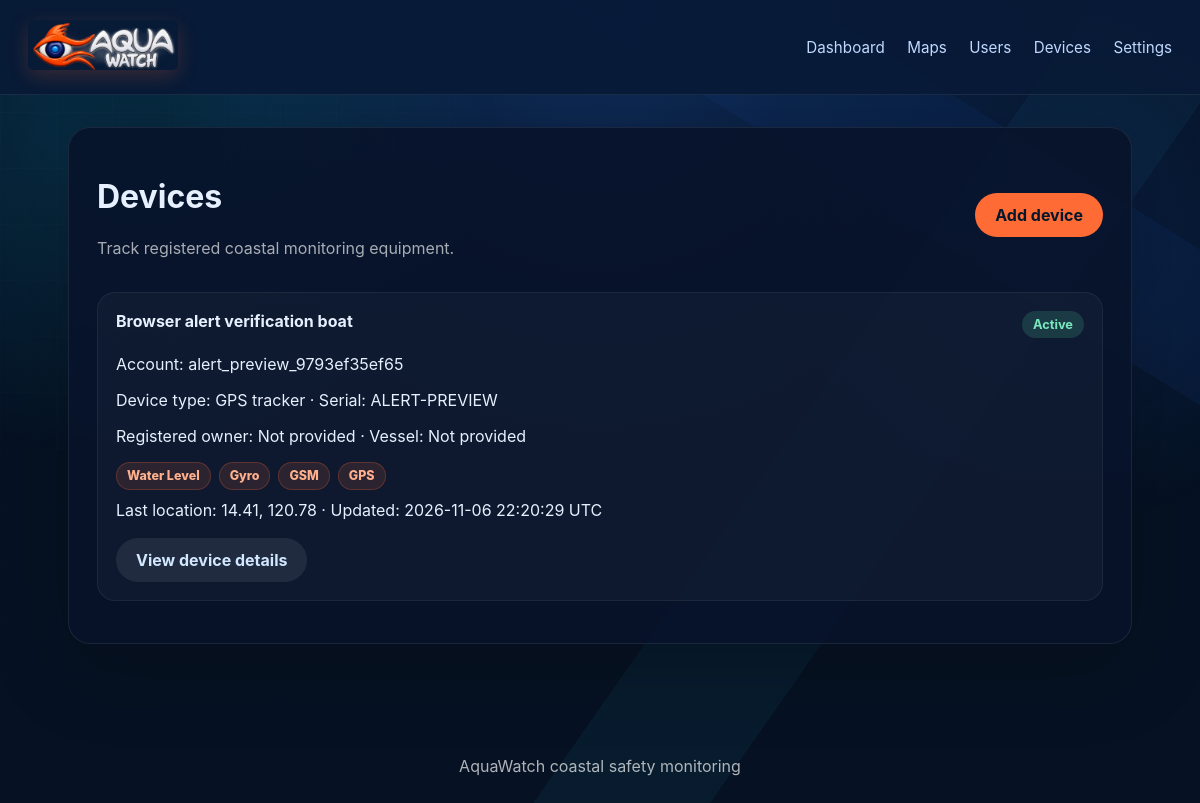
Before: /devices/ (signed in) with the older database file.
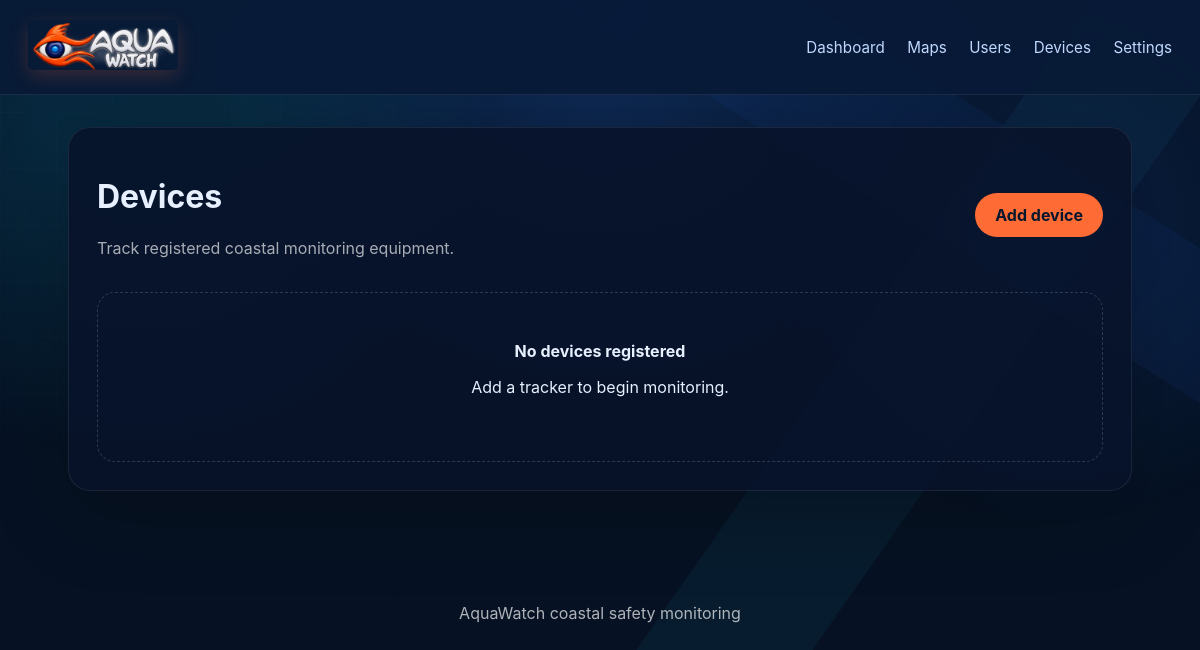
After: the same page with the newer database file.
### aquawatch_app/models.py (models this page shows, shortened)
class Device(models.Model):
    user = models.ForeignKey(User, on_delete=models.CASCADE)
    mobile_id = models.CharField(max_length=128, null=True, blank=True)
    last_status_at = models.DateTimeField(null=True, blank=True)
    name = models.CharField(max_length=128)
    device_type = models.CharField(max_length=128, default='GPS tracker')
    water_level = models.BooleanField(default=True)
    gyro = models.BooleanField(default=True)
    gsm = models.BooleanField(default=True)
    gps = models.BooleanField(default=True)
    serial = models.CharField(max_length=128)
    imei = models.CharField(max_length=128, blank=True)
    sim = models.CharField(max_length=64, blank=True)
    owner = models.CharField(max_length=128, blank=True)
    driver = models.CharField(max_length=128, blank=True)
    vessel = models.CharField(max_length=128, blank=True)
    registration = models.CharField(max_length=128, blank=True)
    contact = models.CharField(max_length=128, blank=True)
    status = models.CharField(max_length=64, default='Active')
    last_location = models.CharField(max_length=128, blank=True)
    last_updated = models.CharField(max_length=64, blank=True)
    photo = models.FileField(upload_to='devices/', blank=True)
    class Meta:
        constraints = [models.UniqueConstraint(fields=['user', 'mobile_id'], name='device_user_mobile_id')]
    @property
    def capability_labels(self):
        capabilities = [
            (self.water_level, 'Water Level'),
            (self.gyro, 'Gyro'),
            (self.gsm, 'GSM'),
            (self.gps, 'GPS'),
        ]
        return [label for enabled, label in capabilities if enabled]

### aquawatch_app/views.py (the view)
# urls.py: path('devices/', views.devices, name='devices'),
@login_required
@live_page
def devices(request):
    user = request.user
    items = (Device.objects.all() if user.is_staff or user.is_superuser else Device.objects.filter(user=user)).select_related('user').order_by('-id')
    return render(request, 'aquawatch_app/devices.html', {'devices': items})

### aquawatch_app/alert_services.py (called while the page is built)
def active_alerts(user=None):
    items=Alert.objects.all() if user is None else Alert.objects.filter(user=user)
    from django.db.models import Exists,OuterRef,Value,CharField
    from django.db.models.functions import Cast,Concat
    dismissed=AlertDismissal.objects.filter(user_id=OuterRef('user_id')).filter(
        Q(alert_key=OuterRef('source_id')) | Q(alert_key=Concat(Value('web-'),Cast(OuterRef('pk'),output_field=CharField()))))
    return items.annotate(is_dismissed=Exists(dismissed)).filter(is_dismissed=False)

### aquawatch_app/context_processors.py (called while the page is built)
def aquawatch_preferences(request):
    if not request.user.is_authenticated:
        return {'aqua_profile': None, 'aqua_language': 'English', 'aqua_dark_mode': True}
    try:
        profile = request.user.userprofile
    except (AttributeError, UserProfile.DoesNotExist):
        profile = None
    return {
        'aqua_live_revision': getattr(request,'aqua_live_revision',None),
        'aqua_profile': profile,
        'aqua_language': profile.language if profile else 'English',
        'aqua_dark_mode': profile.dark_mode if profile else True,
    }

### aquawatch_app/live_updates.py (called while the page is built)
def live_page(view):
    @wraps(view)
    def wrapper(request,*args,**kwargs):
        request.aqua_live_revision=shared_revision(request.user)
        return view(request,*args,**kwargs)
    return wrapper

### aquawatch_app/templates/aquawatch_app/devices.html
{% extends 'aquawatch_app/base.html' %}
{% block content %}
<div class="page-card">
    <div class="page-header-row"><div><h1>Devices</h1><p class="muted">Track registered coastal monitoring equipment.</p></div><a class="button" href="{% url 'add_device' %}">Add device</a></div>
    {% if devices %}<ul class="item-list">{% for device in devices %}<li>
        <div class="item-heading"><strong>{{ device.name }}</strong><span class="status-pill">{{ device.status }}</span></div>
        <p>Account: {{ device.user.get_full_name|default:device.user.username }}{% if device.user.email %} ({{ device.user.email }}){% endif %}</p>
        <div>Device type: {{ device.device_type }} &middot; Serial: {{ device.serial }}</div>
        <p>Registered owner: {{ device.owner|default:'Not provided' }} &middot; Vessel: {{ device.vessel|default:'Not provided' }}</p>
        <div class="capability-list" aria-label="Device capabilities">
            {% for capability in device.capability_labels %}<span class="capability-chip">{{ capability }}</span>{% empty %}<span class="muted">No modules selected</span>{% endfor %}
        </div>
        <div>Last location: {{ device.last_location|default:"Awaiting first GPS update" }} &middot; Updated: {{ device.last_updated|default:"Just registered" }}</div>
        <div class="form-actions"><a class="button button-secondary" href="{% url 'device_detail' device.id %}">View device details</a></div>
    </li>{% endfor %}</ul>{% else %}<div class="empty-state"><strong>No devices registered</strong><p>Add a tracker to begin monitoring.</p></div>{% endif %}
</div>
{% endblock %}

### aquawatch_app/templates/aquawatch_app/base.html (shortened to what this page needs)
<!DOCTYPE html>
<html lang="en">
<head>
    {% load static %}
    <link rel="stylesheet" href="{% static 'aquawatch_app/styles.css' %}">
</head>
<body class="{% if aqua_dark_mode %}theme-dark{% else %}theme-light{% endif %}">
    <header class="site-header">
        <div class="brand">
            <a href="{% if user.is_authenticated %}{% url 'dashboard' %}{% else %}{% url 'welcome' %}{% endif %}">
                <img src="{% static 'aquawatch_app/aquawatch-brand.png' %}" alt="AquaWatch">
            </a>
        </div>
        <nav class="site-nav">
            {% if user.is_authenticated %}
                <a href="{% url 'dashboard' %}">Dashboard</a>
                <a href="{% url 'map' %}">{% if user.is_staff or user.is_superuser %}Maps{% elif aqua_language == 'English' %}Map{% else %}Mapa{% endif %}</a>
                {% if user.is_staff or user.is_superuser %}<a href="{% url 'users' %}">Users</a>{% else %}
                <a href="{% url 'alerts' %}">{% if aqua_language == 'English' %}Alerts{% else %}Mga Alerto{% endif %}</a>
                {% endif %}
                <a href="{% url 'devices' %}">{% if aqua_language == 'English' %}Devices{% else %}Mga Device{% endif %}</a>
                <a href="{% url 'settings' %}">{% if aqua_language == 'English' %}Settings{% else %}Mga Setting{% endif %}</a>
            {% else %}
                <a href="{% url 'login' %}">Sign in</a>
                <a class="nav-cta" href="{% url 'register' %}">Get started</a>
            {% endif %}
        </nav>
    </header>
    <main class="page-container">
        {% block content %}{% endblock %}
    </main>
    <footer class="site-footer">
        <p>AquaWatch coastal safety monitoring</p>
    </footer>
</body>
</html>

### aquawatch_app/static/aquawatch_app/styles.css (style rules this page uses)
:root { color-scheme: dark; background: #061223; color: #f5f9ff; font-family: Inter, system-ui, sans-serif; }
* { box-sizing: border-box; }
body { margin: 0; background: radial-gradient(circle at top, #0f2e5e 0%, #061223 45%); color: #e6f0ff; }
.site-header { display: flex; justify-content: space-between; align-items: center; padding: 20px 28px; background: rgba(8, 26, 55, 0.94); border-bottom: 1px solid rgba(255, 255, 255, 0.08); position: sticky; top: 0; z-index: 20; }
.brand a { color: #d1e8ff; text-decoration: none; font-size: 1.3rem; font-weight: 700; }
.site-nav a { color: #c1d9ff; text-decoration: none; margin-left: 18px; font-size: 0.95rem; white-space: nowrap; }
.page-container { padding: 32px 28px 54px; max-width: 1120px; margin: 0 auto; }
.page-card { background: rgba(8, 19, 43, 0.9); border: 1px solid rgba(255, 255, 255, 0.08); border-radius: 22px; box-shadow: 0 24px 80px rgba(0, 0, 0, 0.22); padding: 28px; margin-bottom: 24px; }
.muted { color: rgba(255, 255, 255, 0.65); }
.empty-state { text-align: center; padding: 48px 20px; border: 1px dashed rgba(255, 255, 255, 0.16); border-radius: 18px; }
.button, .button-secondary { padding: 12px 20px; border-radius: 999px; border: none; font-weight: 700; text-decoration: none; display: inline-flex; align-items: center; justify-content: center; cursor: pointer; }
.button { background: #ff6b35; color: #04172c; }
.page-header-row { display: flex; justify-content: space-between; align-items: center; gap: 16px; margin-bottom: 18px; }
.site-footer { text-align: center; padding: 18px; color: rgba(255, 255, 255, 0.68); }
.brand a { display: inline-flex; align-items: center; gap: 10px; font-size: 1.18rem; letter-spacing: -.02em; }
.brand a > img { display: block; width: 150px; height: 50px; border-radius: 5px; object-fit: cover; object-position: center; box-shadow: 0 6px 20px rgba(255,107,53,.2); }
body::before { content:""; position:fixed; z-index:0; inset:0; pointer-events:none; background:radial-gradient(circle at 12% 14%,rgba(15,181,231,.14) 0 8%,transparent 28%),radial-gradient(circle at 88% 28%,rgba(29,98,223,.12) 0 7%,transparent 25%),linear-gradient(125deg,transparent 0 62%,rgba(38,194,232,.055) 62% 72%,transparent 72%),linear-gradient(32deg,transparent 0 74%,rgba(29,98,223,.07) 74% 84%,transparent 84%); }
body::after { content:""; position:fixed; z-index:0; inset:0; pointer-events:none; opacity:.42; background-image:linear-gradient(rgba(116,214,255,.045) 1px,transparent 1px),linear-gradient(90deg,rgba(116,214,255,.045) 1px,transparent 1px); background-size:56px 56px; mask-image:linear-gradient(135deg,#000 0%,transparent 66%); }
.page-container,.site-footer { position:relative; z-index:1; }

Changed rows visible on the page:
removed Device: name "Browser alert verification boat", status "Active", user.get_full_name "alert_preview_9793ef35ef65", device_type "GPS tracker", serial "ALERT-PREVIEW", owner "Not provided", vessel "Not provided", capability_labels "Water Level" "Gyro" "GSM" "GPS", last_location "14.41, 120.78", last_updated "2026-11-06 22:20:29 UTC"
Other visible differences:
text now shown: "No devices registered Add a tracker to begin monitoring."
